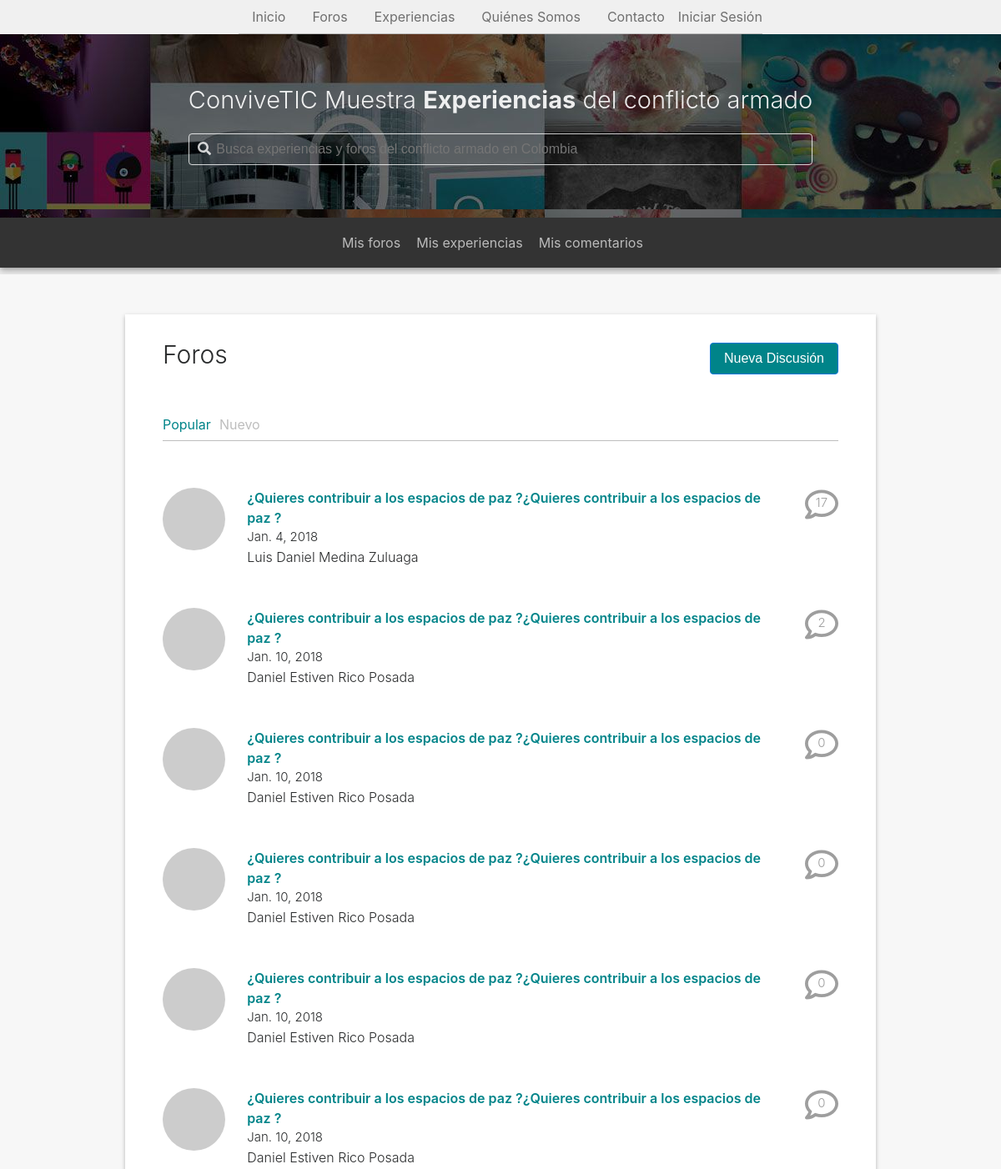
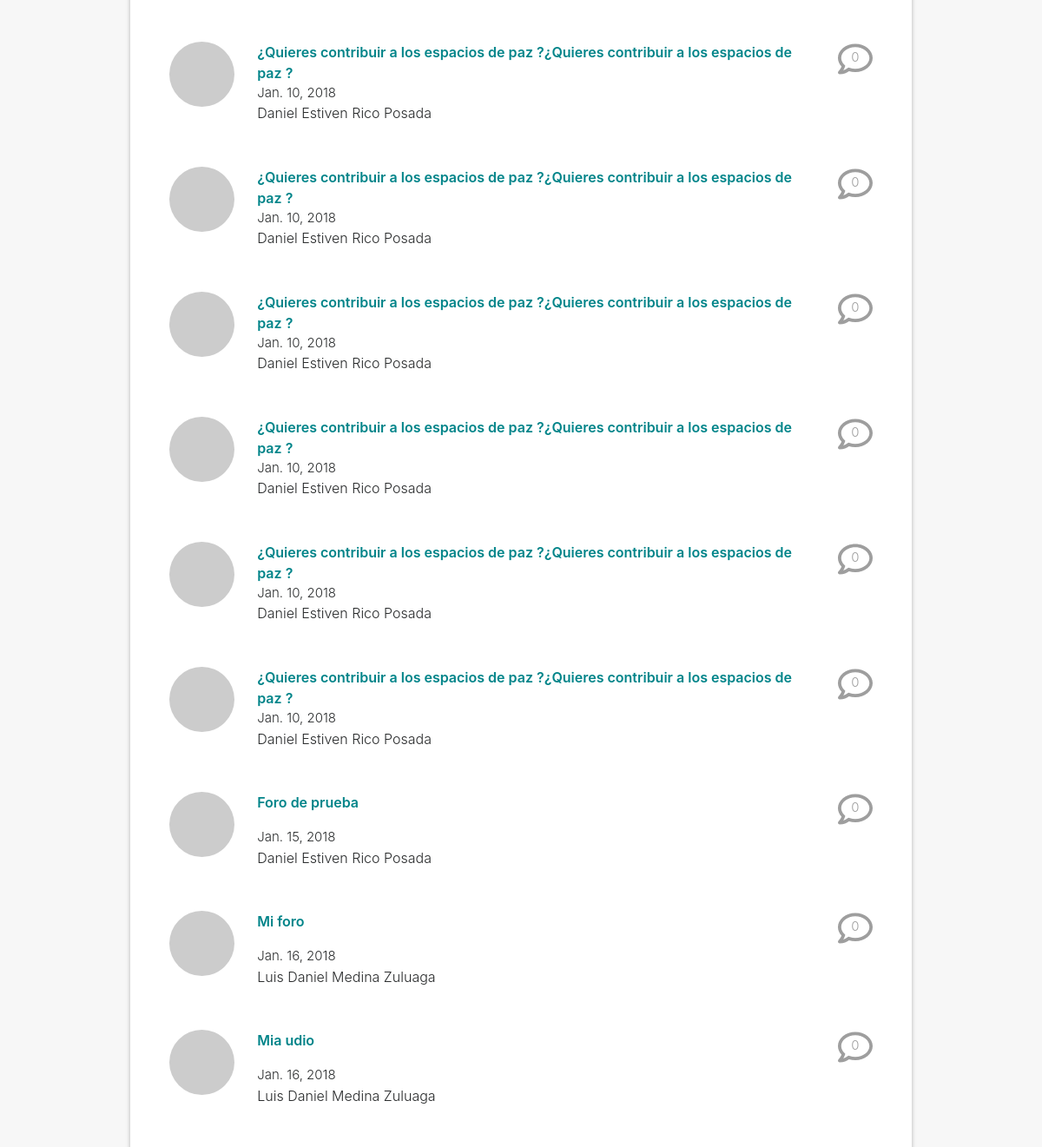
Page /forums/ (upper part) on the earlier database version (2 pictures, top to bottom).
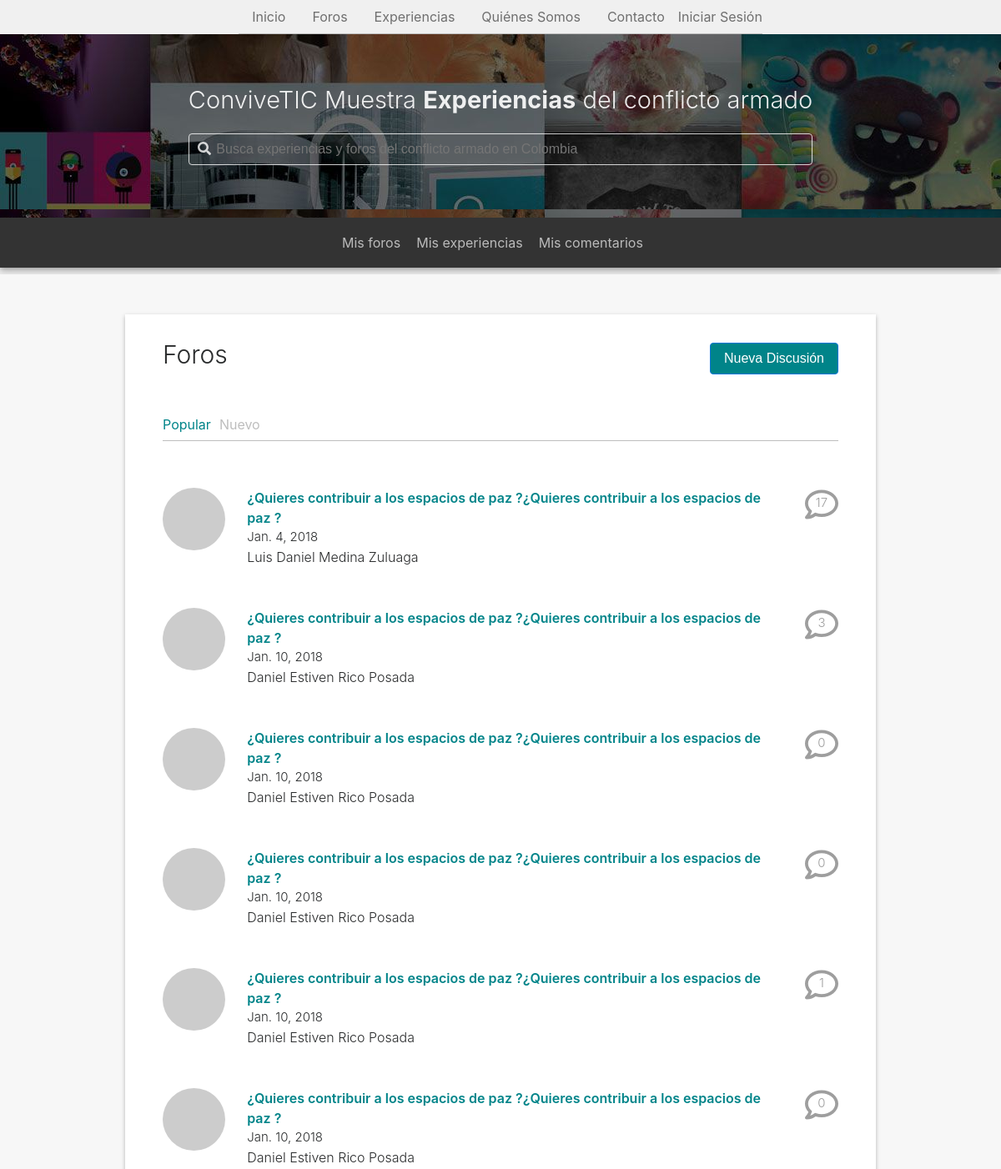
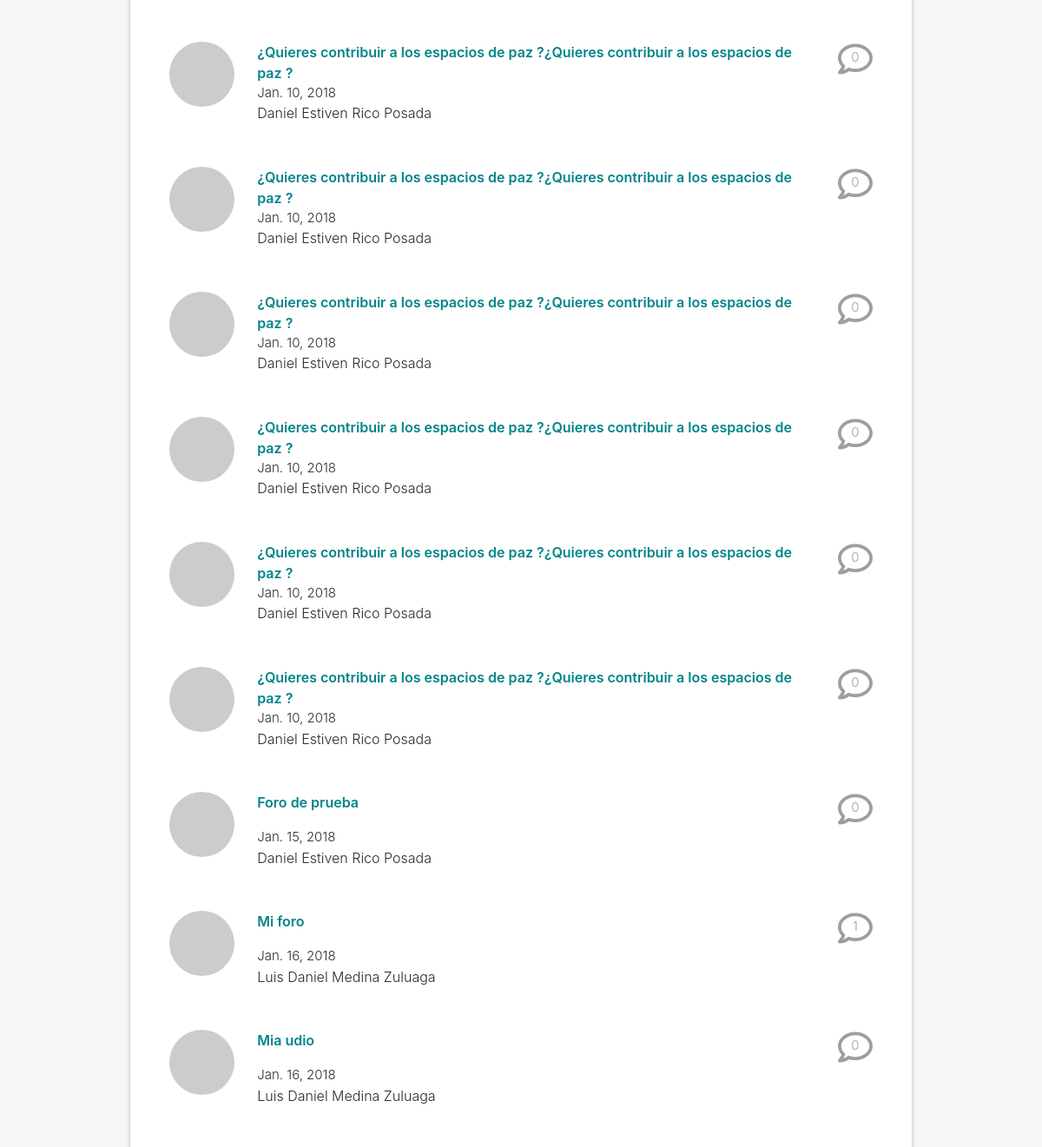
Same page on the later database version (2 pictures, top to bottom).
### app/models.py (models this page shows)
class Thread(models.Model):
	author = models.ForeignKey(
		User,
		on_delete=models.SET_NULL,
		null=True
	)
	title = models.CharField(
		max_length=100,
		blank=False,
		null=False
	)
	description = models.TextField(
		default='',
		blank=False,
		null=False
	)
	pub_date = models.DateField(
		default=date.today
	)
	video_url = models.CharField(
		max_length=50,
		null=True,
		blank=True
	)
	audio_url = models.CharField(
		max_length=100,
		null=True,
		blank=True
	)
	img = models.ImageField(
		upload_to="uploads/",
		null=True,
		blank=True
	)
	status = models.CharField(
		max_length = 20,
		choices = STATUS_CHOICES,
		default = 'R'
	)
	views = models.PositiveIntegerField(
		default = 0
	)
	tags = models.ManyToManyField(ThreadTag)

### app/views.py (the view, shortened to what this page needs)
# urls.py: path('forums/', Forums.as_view(), name='forums'),
class Forums(FormView):
	template_name = 'app/forums.html'
	model = Thread
	form_class = ThreadForm
	success_url = '/forums'
	def get_context_data(request, **kwargs):
		context = super().get_context_data(**kwargs)
		context['thread_list'] = Thread.objects.all()
		return context

### app/forms.py
class ThreadForm(forms.ModelForm):
	class Meta:
		model = Thread
		fields = ['title', 'description', 'video_url', 'audio_url', 'img']
		labels = {
			'title' : 'Título de la discusión',
			'description' : 'Cuerpo de texto de la discusión'
		}
		widgets = {
			'title' : forms.Textarea,
			'description' : forms.Textarea,
			'video_url' : forms.HiddenInput,
			'audio_url' : forms.HiddenInput
		}

### app/templatetags/auth_extras.py (called while the page is built)
@register.filter(name='has_group')
def has_group(user, group_name):
    try:
        group =  Group.objects.get(name=group_name)
    except Group.DoesNotExist:
        return False
    return group in user.groups.all()

### app/templates/app/forums.html (shortened to what this page needs)
 {% extends 'app/base.html' %}
 {% load static %}
 {% load widget_tweaks %}
 {% block content %}
 <div class="container-fluid gral-f-container">
 	<div class="forums-container" ng-controller="forumsController as fCtrl">
	 	<div class="forum-header">
	 		<div class="top-section">
	 			<div class="forum-header-normal" ng-show="fCtrl.currentState == fCtrl.normalState ">
	 				<h3 class="head-title">Foros</h3>
	 				<button class="btn btn-primary" ng-click="fCtrl.newDiscussion()">Nueva Discusión</button>
			 	</div>
	 		</div>
	 		<div class="filter-section" ng-show="fCtrl.currentState == fCtrl.normalState ">
	 			<ul>
	 				<li class="active"><a href="{% url 'forums-ordered' 'popular' %}">Popular</a></li>
	 				<li><a href="{% url 'forums-ordered' 'new' %}">Nuevo</a></li>
	 			</ul>
	 		</div>
	 	</div>
	 	<div class="forum-s" ng-show="fCtrl.currentState == fCtrl.normalState ">
	 		<div class="forum">
	 			{% for thread in thread_list %}
	 				<div class="forum-item">
						<div class="f-image">
							<img class="rounded-circle" src="http://via.placeholder.com/75x75">
						</div>
						<div class="forum-inline">
							<div class="for-data">
								<a href="{% url 'thread-detail' thread.id %}">{{thread.title}}</a>
								<div class="comment-c">
									<i class="far fa-comment"></i>
									<div class="comment-counter">{{thread.comment_set.count}}</div>
								</div>
							</div>
							<div class="forum-publisher">
								<p class="f-date">{{thread.pub_date}}</p>
								<p class="f-name">{{thread.author.get_full_name}}</p>
							</div>
						</div>
					</div>
	 			{% endfor %}
			</div>
	 	</div>
 	</div>
 </div>
 {% endblock%}

Differences in the rows shown:
changed Thread (number 2 of 15 on the later page): comment_set.count "2" → "3"
changed Thread (number 5 of 15 on the later page): comment_set.count "0" → "1"
changed Thread "Mi foro": comment_set.count "0" → "1"
